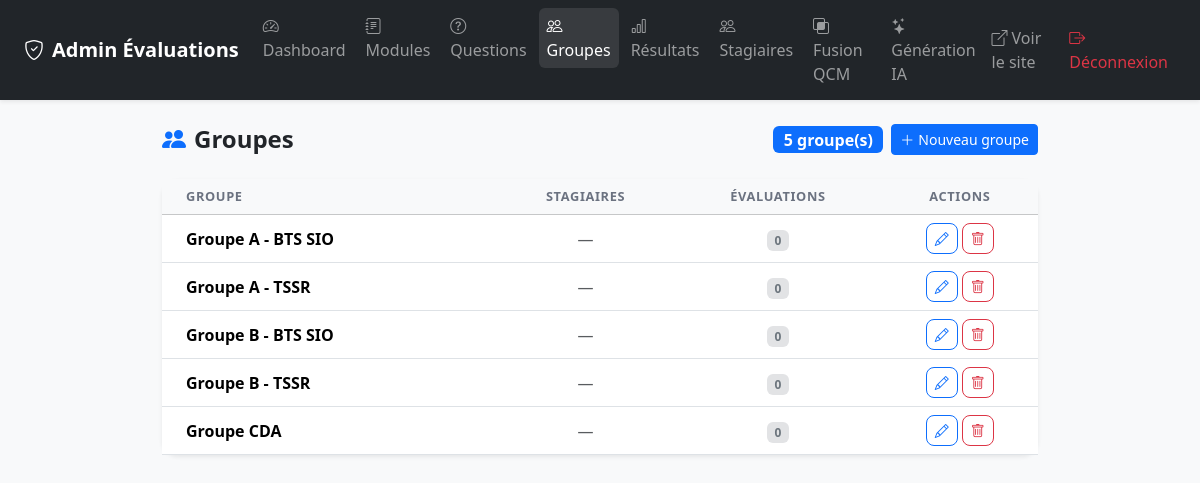
The page /admin/groupes.php (signed in) on the database as committed earlier.
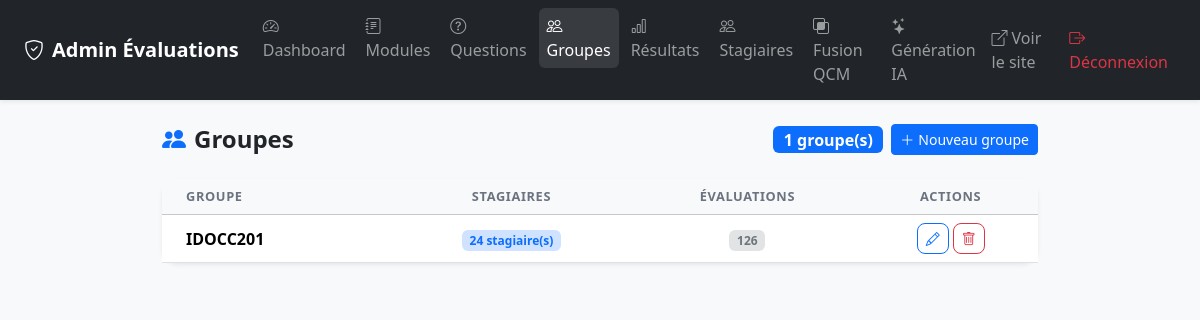
The same page on the database as committed later.
### tables this page shows
CREATE TABLE `groupes` (
  `id` int NOT NULL AUTO_INCREMENT,
  `nom` varchar(100) NOT NULL,
  `created_at` timestamp NULL DEFAULT CURRENT_TIMESTAMP,
  PRIMARY KEY (`id`)
);

### includes/functions.php (called while the page is built, shortened)
<?php
function sanitize(string $str): string {
    return htmlspecialchars(trim($str), ENT_QUOTES, 'UTF-8');
}

### admin/groupes.php (the view, shortened to what this page needs)
<?php
require_once __DIR__ . '/../includes/functions.php';
$pdo = getDB();
$groupes = $pdo->query("
    SELECT g.*,
           COUNT(DISTINCT s.id)  AS nb_stagiaires,
           COUNT(DISTINCT se.id) AS nb_sessions
    FROM groupes g
    LEFT JOIN stagiaires s  ON s.groupe_id  = g.id
    LEFT JOIN sessions_eval se ON se.groupe_id = g.id
    GROUP BY g.id
    ORDER BY g.nom
")->fetchAll();
?>
<!DOCTYPE html>
<html lang="fr">
<head>
    <link href="https://cdn.jsdelivr.net/npm/bootstrap@5.3.2/dist/css/bootstrap.min.css" rel="stylesheet">
    <link href="https://cdn.jsdelivr.net/npm/bootstrap-icons@1.11.3/font/bootstrap-icons.min.css" rel="stylesheet">
    <link href="../assets/css/style.css" rel="stylesheet">
</head>
<body class="bg-light">
<?php include __DIR__ . '/partials/navbar.php'; ?>
<div class="container py-4" style="max-width:900px">
    <div class="d-flex align-items-center justify-content-between mb-4">
        <h2 class="h4 fw-bold mb-0">
            <i class="bi bi-people-fill me-2 text-primary"></i>Groupes
        </h2>
        <div class="d-flex gap-2 align-items-center">
            <span class="badge bg-primary fs-6"><?= count($groupes) ?> groupe(s)</span>
            <button class="btn btn-primary btn-sm" data-bs-toggle="modal" data-bs-target="#modalAjout">
                <i class="bi bi-plus-lg me-1"></i>Nouveau groupe
            </button>
        </div>
    </div>
    <div class="card border-0 shadow-sm rounded-4">
        <div class="table-responsive">
            <table class="table table-hover align-middle mb-0">
                <thead class="table-light">
                    <tr>
                        <th class="ps-4">Groupe</th>
                        <th class="text-center">Stagiaires</th>
                        <th class="text-center">Évaluations</th>
                        <th class="text-center">Actions</th>
                    </tr>
                </thead>
                <tbody>
                <?php foreach ($groupes as $g): ?>
                    <tr>
                        <td class="ps-4 fw-semibold"><?= sanitize($g['nom']) ?></td>
                        <td class="text-center">
                            <?php if ($g['nb_stagiaires'] > 0): ?>
                                <a href="stagiaires.php?groupe_id=<?= $g['id'] ?>"
                                   class="badge bg-primary-subtle text-primary text-decoration-none">
                                    <?= $g['nb_stagiaires'] ?> stagiaire(s)
                                </a>
                            <?php else: ?>
                                <span class="text-muted">—</span>
                            <?php endif; ?>
                        </td>
                        <td class="text-center">
                            <span class="badge bg-secondary-subtle text-secondary"><?= $g['nb_sessions'] ?></span>
                        </td>
                        <td class="text-center">
                            <div class="d-flex gap-1 justify-content-center">
                                <button class="btn btn-sm btn-outline-primary rounded-3 btn-modifier"
                                        data-id="<?= $g['id'] ?>"
                                        data-nom="<?= sanitize($g['nom']) ?>"
                                        title="Modifier">
                                    <i class="bi bi-pencil"></i>
                                </button>
                                <button class="btn btn-sm btn-outline-danger rounded-3 btn-supprimer"
                                        data-id="<?= $g['id'] ?>"
                                        data-nom="<?= sanitize($g['nom']) ?>"
                                        data-nb="<?= $g['nb_stagiaires'] ?>"
                                        title="Supprimer">
                                    <i class="bi bi-trash"></i>
                                </button>
                            </div>
                        </td>
                    </tr>
                <?php endforeach; ?>
                </tbody>
            </table>
        </div>
    </div>
</div>
</body>
</html>

Rows that differ between the two databases and show on the page:
removed groupes: nom "Groupe A - BTS SIO", nb_sessions "0"
removed groupes: nom "Groupe A - TSSR", nb_sessions "0"
removed groupes: nom "Groupe B - BTS SIO", nb_sessions "0"
removed groupes: nom "Groupe B - TSSR", nb_sessions "0"
removed groupes: nom "Groupe CDA", nb_sessions "0"
added groupes: nom "IDOCC201", nb_stagiaires "24", nb_sessions "126"
Other text that changed with them:
count($groupes): "5" → "1"
